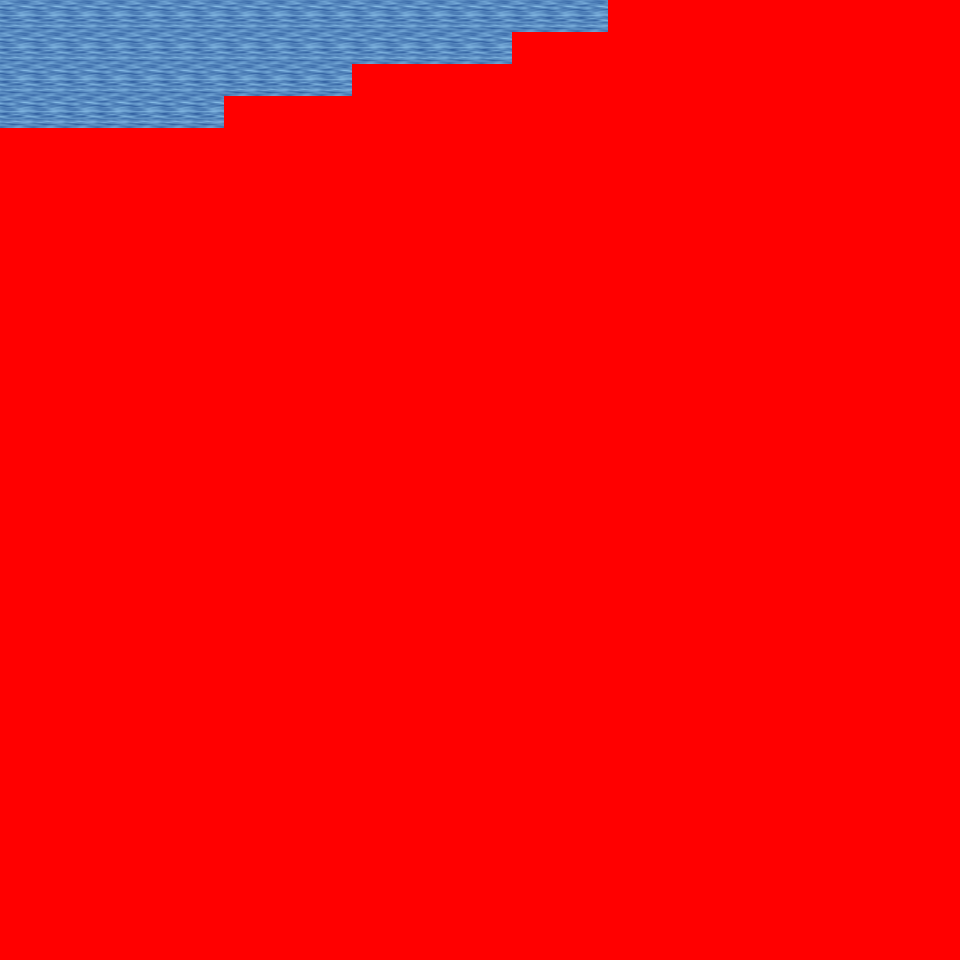

Tiled map render using the project's own tile images. Description and the map definition, with tile-layer contents summarised, below:
An orthogonal 30x30 tile map with 32x32 px tiles, 6 tile layers (Ground, Object, Object2, Above, ...), 20 tilesets and 2 objects (2x mapchange).

<map version="1.0" orientation="orthogonal" renderorder="right-down" width="30" height="30" tilewidth="32" tileheight="32" nextobjectid="3">
  <tileset firstgid="1" name="tileset_logic_collision" tilewidth="32" tileheight="32" tilecount="1" columns="1">
    <image source="../drawable/tileset_logic_collision.png" width="32" height="32" />
  </tileset>
  <tileset firstgid="2" name="tileset_ground_ground" tilewidth="32" tileheight="32" tilecount="33" columns="3">
    <image source="../drawable/tileset_ground_ground.png" width="96" height="352" />
  </tileset>
  <tileset firstgid="35" name="tileset_ground_water_pool" tilewidth="32" tileheight="32" tilecount="72" columns="3">
    <image source="../drawable/tileset_ground_water_pool.png" width="96" height="768" />
  </tileset>
  <tileset firstgid="107" name="tileset_ground_water_pool_corners" tilewidth="32" tileheight="32" tilecount="72" columns="3">
    <image source="../drawable/tileset_ground_water_pool_corners.png" width="96" height="768" />
  </tileset>
  <tileset firstgid="179" name="tileset_ground_grass_edges" tilewidth="32" tileheight="32" tilecount="36" columns="12">
    <image source="../drawable/tileset_ground_grass_edges.png" width="384" height="96" />
  </tileset>
  <tileset firstgid="215" name="tileset_plant_grasses" tilewidth="32" tileheight="32" tilecount="6" columns="3">
    <image source="../drawable/tileset_plant_grasses.png" width="96" height="64" />
  </tileset>
  <tileset firstgid="221" name="tileset_ground_grass_corners" tilewidth="32" tileheight="32" tilecount="24" columns="6">
    <image source="../drawable/tileset_ground_grass_corners.png" width="192" height="128" />
  </tileset>
  <tileset firstgid="245" name="tileset_plant_flower_daisy_white" tilewidth="32" tileheight="32" tilecount="8" columns="2">
    <image source="../drawable/tileset_plant_flower_daisy_white.png" width="64" height="128" />
  </tileset>
  <tileset firstgid="253" name="tileset_item_corpse_huge_animal" tilewidth="32" tileheight="32" tilecount="16" columns="2">
    <image source="../drawable/tileset_item_corpse_huge_animal.png" width="64" height="256" />
  </tileset>
  <tileset firstgid="269" name="tileset_plant_cactus" tilewidth="32" tileheight="32" tilecount="2" columns="1">
    <image source="../drawable/tileset_plant_cactus.png" width="32" height="64" />
  </tileset>
  <tileset firstgid="271" name="tileset_item_corpse_skull_pale" tilewidth="32" tileheight="32" tilecount="2" columns="2">
    <image source="../drawable/tileset_item_corpse_skull_pale.png" width="64" height="32" />
  </tileset>
  <tileset firstgid="273" name="tileset_ground_water_pool_deep" tilewidth="32" tileheight="32" tilecount="72" columns="3">
    <image source="../drawable/tileset_ground_water_pool_deep.png" width="96" height="768" />
  </tileset>
  <tileset firstgid="345" name="tileset_plant_tree_palm_trees" tilewidth="32" tileheight="32" tilecount="40" columns="4">
    <image source="../drawable/tileset_plant_tree_palm_trees.png" width="128" height="320" />
  </tileset>
  <tileset firstgid="385" name="tileset_building_roof_straw" tilewidth="32" tileheight="32" tilecount="20" columns="5">
    <image source="../drawable/tileset_building_roof_straw.png" width="160" height="128" />
  </tileset>
  <tileset firstgid="405" name="tileset_item_sign_large" tilewidth="32" tileheight="32" tilecount="15" columns="5">
    <image source="../drawable/tileset_item_sign_large.png" width="160" height="96" />
  </tileset>
  <tileset firstgid="420" name="tileset_item_campfires" tilewidth="32" tileheight="32" tilecount="2" columns="2">
    <image source="../drawable/tileset_item_campfires.png" width="64" height="32" />
  </tileset>
  <tileset firstgid="422" name="tileset_item_firewood" tilewidth="32" tileheight="32" tilecount="12" columns="3">
    <image source="../drawable/tileset_item_firewood.png" width="96" height="128" />
  </tileset>
  <tileset firstgid="434" name="tileset_plant_tree_umbrella_thorn" tilewidth="32" tileheight="32" tilecount="18" columns="6">
    <image source="../drawable/tileset_plant_tree_umbrella_thorn.png" width="192" height="96" />
  </tileset>
  <tileset firstgid="452" name="tileset_ground_sand_2" tilewidth="32" tileheight="32" tilecount="15" columns="5">
    <image source="../drawable/tileset_ground_sand_2.png" width="160" height="96" />
  </tileset>
  <tileset firstgid="467" name="tileset_ground_sand_1" tilewidth="32" tileheight="32" tilecount="10" columns="2">
    <image source="../drawable/tileset_ground_sand_1.png" width="64" height="160" />
  </tileset>
  <layer name="Ground" width="30" height="30">
    <data>[900 cells, 240 non-empty, 7 distinct tile ids]</data>
  </layer>
  <layer name="Object" width="30" height="30">
    <data>[900 cells, 0 non-empty, 0 distinct tile ids]</data>
  </layer>
  <layer name="Object2" width="30" height="30">
    <data>[900 cells, 0 non-empty, 0 distinct tile ids]</data>
  </layer>
  <layer name="Above" width="30" height="30">
    <data>[900 cells, 0 non-empty, 0 distinct tile ids]</data>
  </layer>
  <layer name="Above2" width="30" height="30">
    <data>[900 cells, 0 non-empty, 0 distinct tile ids]</data>
  </layer>
  <layer name="Walkable" width="30" height="30">
    <data>[900 cells, 847 non-empty, 1 distinct tile ids]</data>
  </layer>
  <objectgroup name="MapEvents">
    <object id="1" name="north" type="mapchange" x="0" y="0" width="608" height="32">
      <properties>
        <property name="map" value="0_ados_mountain_n2_w2_x2_y3" />
        <property name="place" value="south" />
      </properties>
    </object>
    <object id="2" name="west" type="mapchange" x="0" y="0" width="32" height="128">
      <properties>
        <property name="map" value="0_ados_mountain_n2_w2_x1_y4" />
        <property name="place" value="east" />
      </properties>
    </object>
  </objectgroup>
</map>
